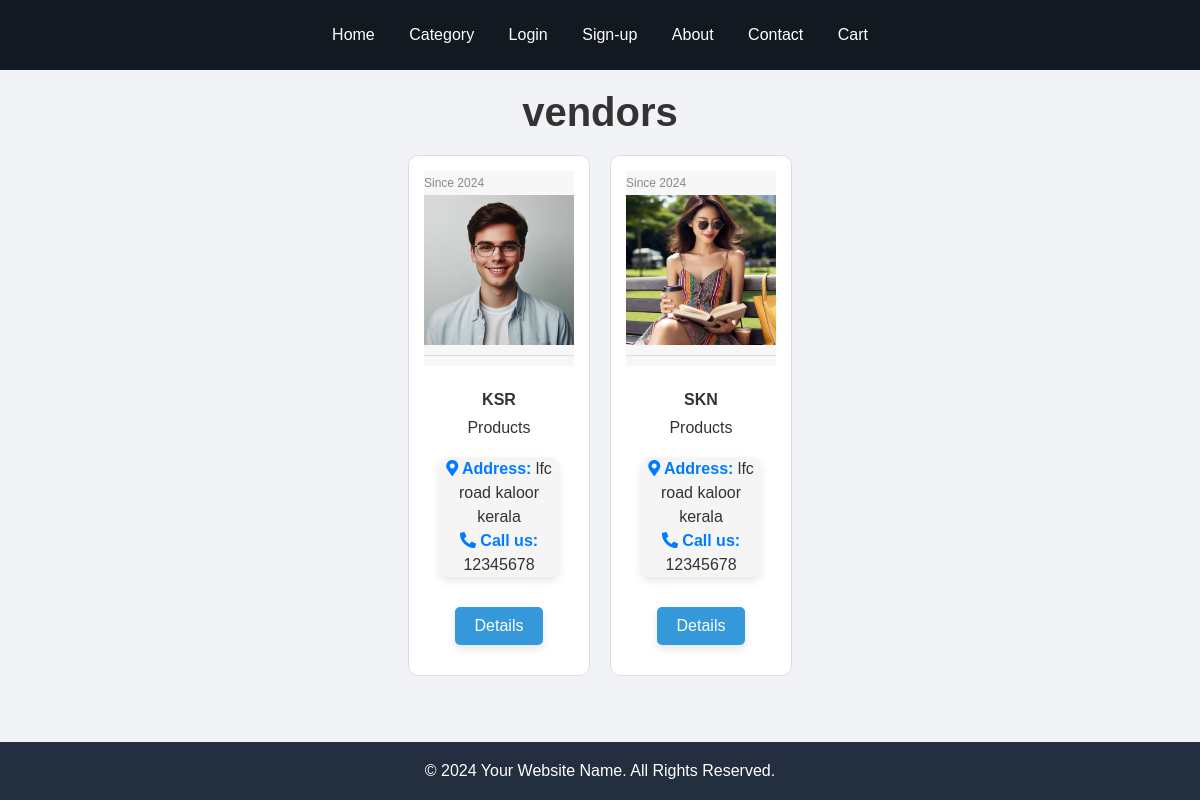
The app's page /vender/, older data.
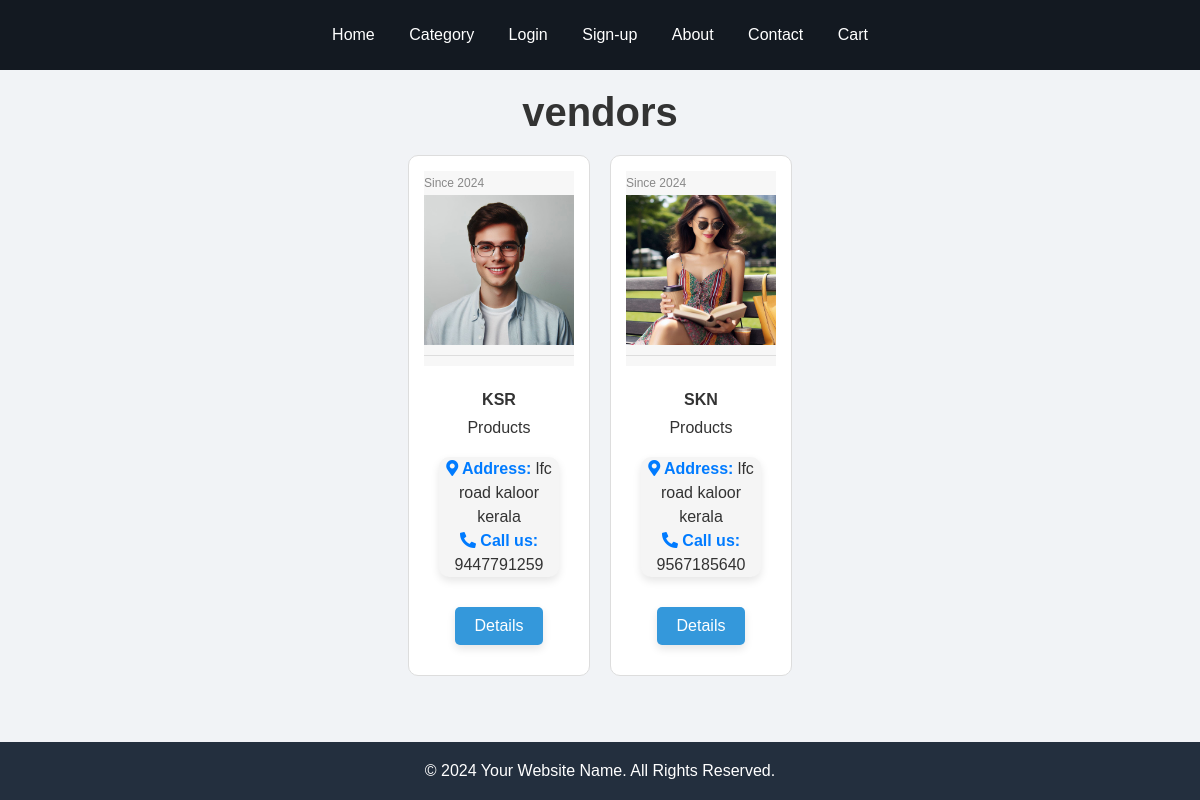
The same page, newer data.
### core/models.py (models this page shows, shortened)
class Vendor(models.Model):
    vid = ShortUUIDField(unique=True, max_length=30, prefix='ven', alphabet='abcdefghi1123456')
    title = models.CharField(max_length=100)
    image = models.ImageField(upload_to=user_directory_path)
    description = models.TextField(null=True, blank=True)
    address = models.CharField(max_length=100, default='lfc road kaloor kerala')
    contact = models.CharField(max_length=100, default='12345678')
    chat_resp_time = models.CharField(max_length=100, default='100')
    shipping_time = models.CharField(max_length=100, default='100')
    authenticate_rating = models.CharField(max_length=100, default='100')
    day_return = models.CharField(max_length=100, default='100')
    warranty = models.CharField(max_length=100, default='100')
    date=models.DateField(auto_now_add=True,null=True,blank=True)
    user = models.ForeignKey(User, on_delete=models.SET_NULL, null=True)
    class Meta:
        verbose_name_plural = "Vendors"

### core/views.py (the view)
# urls.py: path("vender/",views.vender_list_view, name="vender_list_view"),
def vender_list_view(request):
    vender=Vendor.objects.all()
    return render(request,'vender_list_view.html',{'vender':vender})

### core/context_processor.py (called while the page is built)
def default(request):
    categories=Category.objects.all()
    return{
        'categories':categories
    }

### templates/vender_list_view.html (shortened to what this page needs)
{% extends "base.html" %}
{% block content %}
<section class="category-section">
    <div class="container-cat">
        <h2 class="section-title">vendors</h2>
        <div class="category-grid">
            {% for v in vender %}
            <div class="category-card">
                    <div class="category-image-container">
                        <p class="product-vendor">Since {{ v.date|date:'Y' }}</p>
                        <img src="{{ v.image.url }}" alt="{{ v.title }}" class="category-image">
                    </div>
                    <div class="category-details">
                        <h3 class="category-title">{{ v.title }}</h3>
                        <p class="category-title">{{ v.vendor.all.count }} Products</p>
                        <link rel="stylesheet" href="https://cdnjs.cloudflare.com/ajax/libs/font-awesome/5.15.4/css/all.min.css">
                        <div class='vendor-addr'>
                            <p class="product-vendor">
                                <span><i class="fas fa-map-marker-alt"></i> Address:</span> {{ v.address }}<br>
                                <span><i class="fas fa-phone-alt"></i> Call us:</span> {{ v.contact }}
                            </p>
                        </div>
                        <a href="{% url "index:vender_detail_view" v.vid %}">
                            <button class='vender-detail-btn'>Details</button>
                        </a>
                    </div>
            </div>
            {% endfor %}
        </div>
    </div>
{% endblock content %}

### templates/base.html (shortened to what this page needs)
<!DOCTYPE html>
{% load static %}
<html lang="en">
<head>
    <link rel="stylesheet" href="{% static 'css/style.css' %}">
</head>
<body>
    <header>
        <div class="top-bar">
            <div class="container">
                <nav>
                    <ul>
                        <li><a href="{% url 'index:index' %}">Home</a></li>
                        <li class="dropdown">
                            <a href="{% url 'index:category-list' %}">Category</a>
                        </li>
                        {% if user.is_authenticated %}
                        <li><a href="{% url 'sign-up:logout' %}">Logout</a></li>
                        {% else %}
                        <li><a href="{% url 'sign-up:login' %}">Login</a></li>
                        {% endif %}
                        <li><a href="{% url 'sign-up:sign-up' %}">Sign-up</a></li>
                        <li><a href="#">About</a></li>
                        <li><a href="#">Contact</a></li>
                        <li><a href="#">Cart</a></li>
                    </ul>
                </nav>
            </div>
        </div>
    </header>
    <main>
        {% block content %}{% endblock %}
    </main>
    <footer>
        <div class="container">
            <p>&copy; 2024 Your Website Name. All Rights Reserved.</p>
        </div>
    </footer>
</body>
</html>

### static/css/style.css (style rules this page uses)
body { font-family: Arial, sans-serif; margin: 0; padding: 0; background-color: #f1f3f6; display: flex; flex-direction: column; min-height: 100vh; }
.container { width: 80%; margin: 0 auto; padding: 0; }
.container-cat { width: 60%; margin: 0 auto; padding: 0; }
.section-title, .cat-title { text-align: center; font-size: 2.5em; margin: 20px 0; color: #333; }
.category-grid, .product-grid { display: flex; flex-wrap: wrap; gap: 20px; justify-content: space-around; margin-top: 0; padding: 0; justify-content: center; }
.category-card, .product-card { background-color: #fff; border: 1px solid #ddd; border-radius: 10px; overflow: hidden; width: 150px; transition: transform 0.3s, box-shadow 0.3s; display: flex; flex-direction: column; justify-content: space-between; margin-top: 0; position: relative; padding: 15px; text-align: left; margin-bottom: 20px; }
.category-image-container { width: 100%; max-width: 150px; overflow: hidden; background-color: #f7f7f7; }
.category-image, .product-image { width: 100%; max-width: 150px; height: auto; display: block; border-bottom: 1px solid #ddd; padding-bottom: 10px; margin-bottom: 10px; }
.category-details, .product-details { padding: 15px; text-align: center; }
.category-title, .product-title { font-size: 16px; margin: 10px 0; color: #333; }
.category-count, .product-category, .product-vendor, .product-price { font-size: 12px; color: #888; margin: 5px 0; }
header { background-color: #232f3e; color: #fff; }
.top-bar { background-color: #131921; padding: 10px 0; }
nav ul { list-style-type: none; padding: 0; text-align: center; }
nav ul li { display: inline; margin: 0 15px; }
nav ul li a { color: #fff; text-decoration: none; font-size: 16px; }
.dropdown { position: relative; display: inline-block; }
footer { background-color: #232f3e; color: #fff; text-align: center; padding: 20px 0; margin-top: auto; }
footer p { margin: 0; }
.vendor-addr { margin: 20px auto; padding: 15px auto; display: flex; flex-direction: column; align-items: flex-start; border-radius: 10px; background-color: #f5f5f5; box-shadow: 0 4px 8px rgba(0, 0, 0, 0.1); max-width: 600px auto; transition: transform 0.3s ease, box-shadow 0.3s ease; }
.vendor-addr p { margin: 0; font-size: 16px; color: #333; line-height: 1.5; }
.vendor-addr p span { font-weight: bold; color: #007bff; }
.vender-detail-btn { margin-top: 10px; padding: 10px 20px; background-color: #3498db; color: #fff; border: none; border-radius: 5px; cursor: pointer; font-size: 16px; transition: background-color 0.3s, transform 0.3s; align-self: flex-start; box-shadow: 0 4px 8px rgba(0, 0, 0, 0.1); }
body { font-family: Arial, sans-serif; margin: 0; padding: 0; background-color: #f1f3f6; }

Row changes from the older to the newer data that the page shows:
changed Vendor "KSR": contact "12345678" → "9447791259"
changed Vendor "SKN": contact "12345678" → "9567185640"
